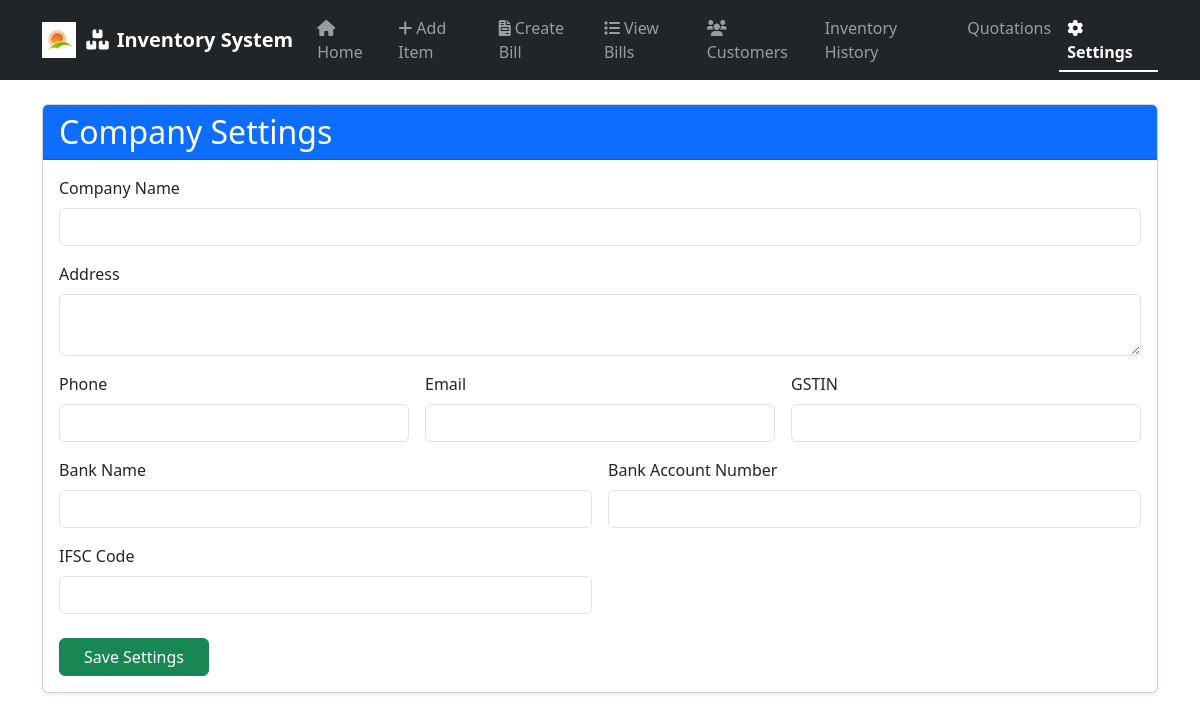
The app's page /settings, older data.
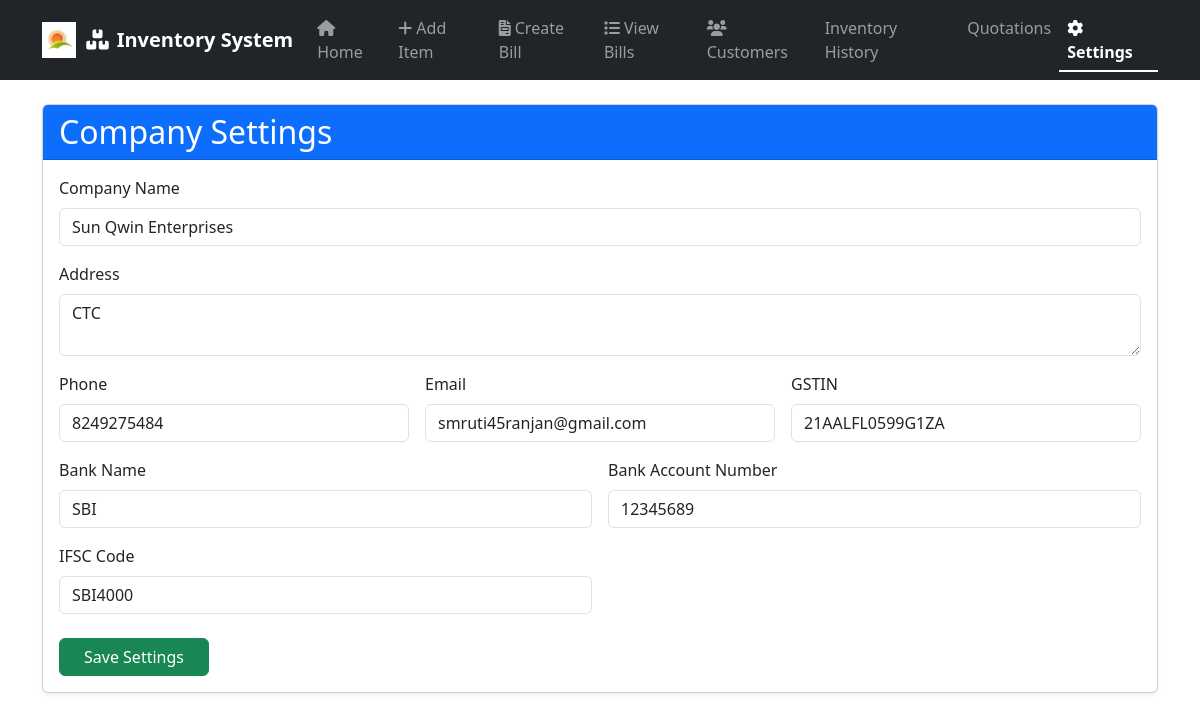
The same page, newer data.
### app.py (models this page shows)
class Settings(db.Model):
    id = db.Column(db.Integer, primary_key=True)
    company_name = db.Column(db.String(200), nullable=True)
    address = db.Column(db.String(300), nullable=True)
    phone = db.Column(db.String(50), nullable=True)
    email = db.Column(db.String(100), nullable=True)
    gstin = db.Column(db.String(50), nullable=True)
    website = db.Column(db.String(200), nullable=True)
    bank_name = db.Column(db.String(100), nullable=True)
    bank_account_number = db.Column(db.String(50), nullable=True)
    ifsc_code = db.Column(db.String(20), nullable=True)

### app.py (the view, shortened to what this page needs)
@app.route('/settings', methods=['GET', 'POST'])
def settings():
    settings = Settings.query.first()
    return render_template('settings.html', settings=settings)

### templates/settings.html (shortened to what this page needs)
{% extends "base.html" %}
{% block content %}
<div class="card shadow-sm mb-4">
  <div class="card-header bg-primary text-white">
    <h2 class="mb-0">Company Settings</h2>
  </div>
  <div class="card-body">
    <form method="POST" class="needs-validation" novalidate>
      <div class="mb-3">
        <label for="company_name" class="form-label">Company Name</label>
        <input type="text" class="form-control" id="company_name" name="company_name" value="{{ settings.company_name or '' }}" required>
      </div>
      <div class="mb-3">
        <label for="address" class="form-label">Address</label>
        <textarea class="form-control" id="address" name="address" rows="2" required>{{ settings.address or '' }}</textarea>
      </div>
      <div class="row g-3">
        <div class="col-md-4">
          <label for="phone" class="form-label">Phone</label>
          <input type="text" class="form-control" id="phone" name="phone" value="{{ settings.phone or '' }}">
        </div>
        <div class="col-md-4">
          <label for="email" class="form-label">Email</label>
          <input type="email" class="form-control" id="email" name="email" value="{{ settings.email or '' }}">
        </div>
        <div class="col-md-4">
          <label for="gstin" class="form-label">GSTIN</label>
          <input type="text" class="form-control" id="gstin" name="gstin" value="{{ settings.gstin or '' }}">
        </div>
        <div class="col-md-6">
          <label for="bank_name" class="form-label">Bank Name</label>
          <input type="text" class="form-control" id="bank_name" name="bank_name" value="{{ settings.bank_name or '' }}">
        </div>
        <div class="col-md-6">
          <label for="bank_account_number" class="form-label">Bank Account Number</label>
          <input type="text" class="form-control" id="bank_account_number" name="bank_account_number" value="{{ settings.bank_account_number or '' }}">
        </div>
        <div class="col-md-6">
          <label for="ifsc_code" class="form-label">IFSC Code</label>
          <input type="text" class="form-control" id="ifsc_code" name="ifsc_code" value="{{ settings.ifsc_code or '' }}">
        </div>
      </div>
      <div class="mt-4">
        <button type="submit" class="btn btn-success px-4">Save Settings</button>
      </div>
    </form>
  </div>
</div>
{% endblock %}

Row changes from the older to the newer data that the page shows:
added Settings: company_name "Sun Qwin Enterprises", address "CTC", phone "8249275484", email "smruti45ranjan@gmail.com", gstin "21AALFL0599G1ZA", bank_name "SBI", bank_account_number "12345689", ifsc_code "SBI4000"
